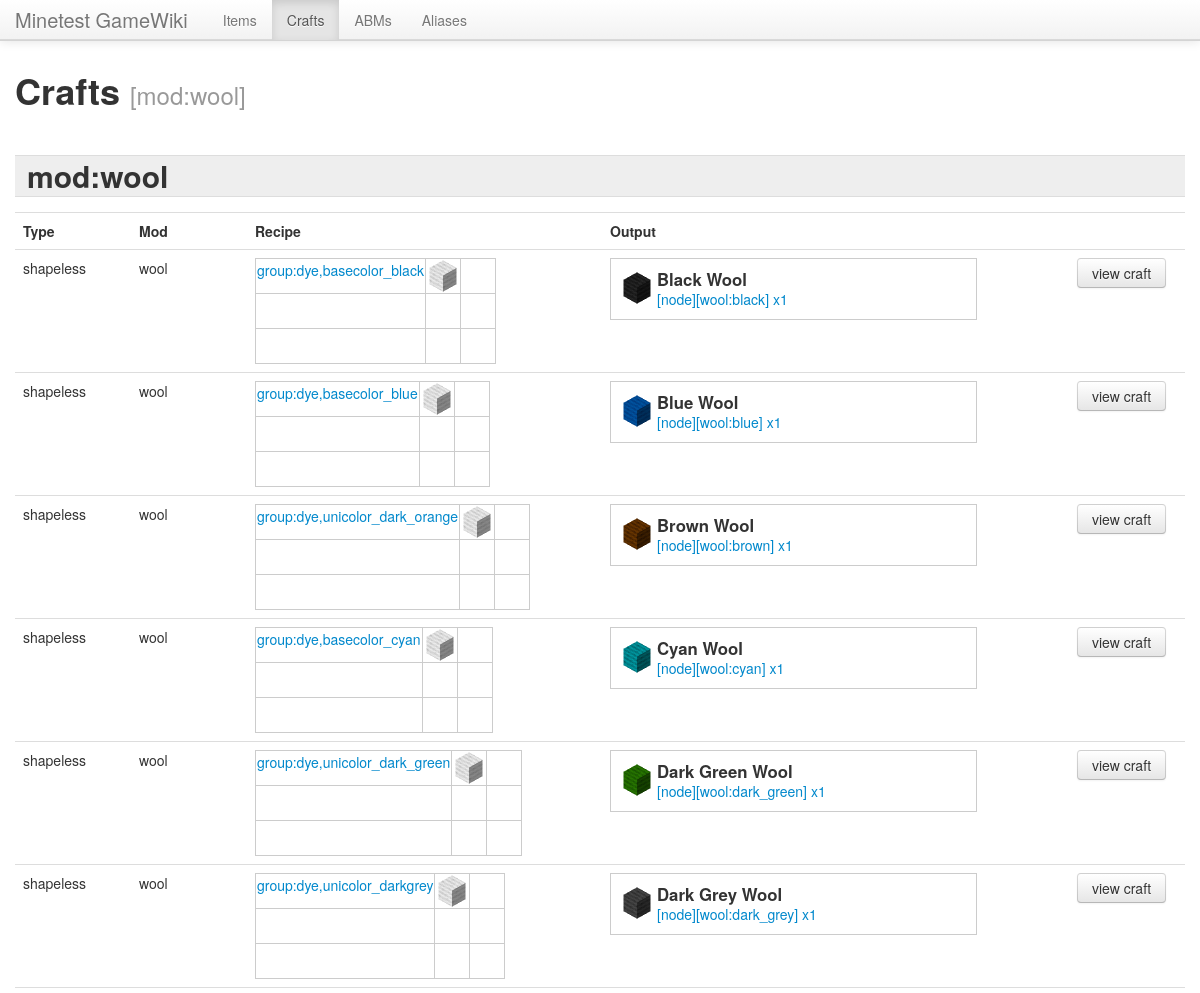
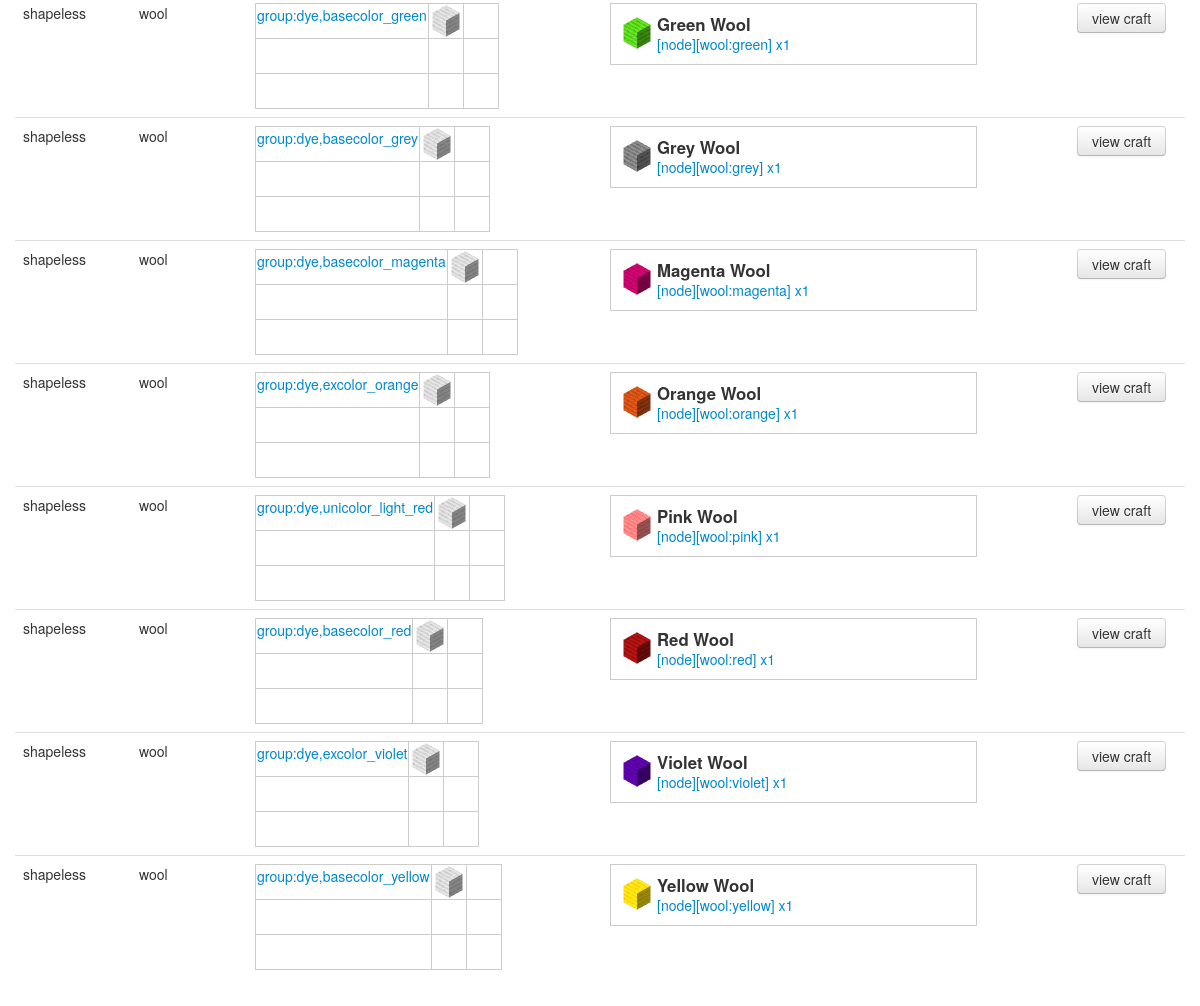
The page /crafts.php?mod=wool on the database its author committed (2 pictures, top to bottom).
### tables this page shows
CREATE TABLE "craft" ("id" INTEGER PRIMARY KEY, "mod" TEXT, "data" TEXT, "type" TEXT, "output" TEXT, "quantity" INTEGER);

CREATE TABLE "item" ("id" INTEGER PRIMARY KEY, "mod" TEXT, "data" TEXT, "type" TEXT, "name" TEXT, "description" TEXT, "image" TEXT);

### crafts.php (the view, shortened to what this page needs)
<?php require('globals.php'); ?>
<!DOCTYPE html>
<html lang="en">
<head>
    <?php echo head_tags(); ?>
</head>
<body>
<?php echo menu(); ?>
<div class="container">
    <?php
    $filters = $filter_sql = $filter_join = '';
    if (isset($_GET['mod'])) {
        $filters .= '[mod:' . $_GET['mod'] . ']';
        $filter_sql .= 'AND mod="' . SQLite3::escapeString($_GET['mod']) . '" ';
    }
	?>
    <h1>Crafts
		<small><?php echo $filters; ?></small>
	</h1>
    <?php
    $mods = get_mods();
    foreach ($mods as $mod) {
        $output_mod = false;
        echo '<h2>mod:' . ($mod ? $mod : 'no-mod') . '</h2>';
        $q = $GLOBALS['db']->query('SELECT id, mod, type, data, output, quantity FROM "craft" ' . $filter_join . ' WHERE mod="' . $mod . '" ' . $filter_sql . ' ORDER BY output');
        echo '<table class="table">';
        echo '<tr>';
        echo '<th width="100">Type</th>';
        echo '<th width="100">Mod</th>';
        echo '<th>Recipe</th>';
        echo '<th>Output</th>';
        echo '<th width="100">&nbsp;</th>';
        echo '</tr>';
        while ($row = $q->fetchArray()) {
			$output_mod = true;
			$data = json_decode($row['data']);
            echo '<tr>';
            echo '<td>' . $row['type'] . '</td>';
            echo '<td>' . $row['mod'] . '</td>';
            echo '<td>' . (isset($data->options->recipe) ? craft_recipe($data->options->recipe, $row['type'], true) : $row['type']) . '</td>';
            echo '<td>' . ($row['output'] ? item($row['output'], $row['quantity']) : 'no output') . '</td>';
            echo '<td><a href="craft.php?id=' . $row['id'] . '" class="btn">view craft</a></td>';
            echo '</tr>';
        }
        echo '</table>';
        $contents = ob_get_clean();
        if ($output_mod) echo $contents;
    }
    ?>
</div>
<div id="footer"></div>
</body>
</html>

### globals.php (shortened to what this page needs)
<?php
function item_image($item, $options = array())
{
    $file = false;
    if (!$file && !empty($item['name'])) {
        $file = 'itemcubes/' . str_replace(':', '-', $item['name']) . '.png';
    }
    if ($file) {
        $width = $height = '';
        if (empty($options['fullsize'])) {
            $width = 'width="' . (!empty($options['width']) ? $options['width'] : '32px') . '" ';
            $height = 'height="' . (!empty($options['height']) ? $options['height'] : '32px') . '" ';
        }
        $class = !empty($options['class']) ? 'class="' . $options['class'] . ' "' : '';
        return '<img src="' . $file . '" ' . $width . $height . $class . '/>';
    }
    return false;
}
function item($name, $quantity = null, $small = false)
{
    $output = '';
    $name = SQLite3::escapeString(item_name($name));
    $alias = $GLOBALS['db']->querySingle('SELECT itemname FROM alias WHERE name="' . $name . '"');
    $q = $GLOBALS['db']->query('SELECT id, data, type, name, image, description FROM item WHERE name="' . $name . '"');
    if ($item = $q->fetchArray()) {
		$attr = 'class="item"';
		if ($small) {
			$attr = 'rel="tooltip" title="' . $item['description'] . ' [' . $item['type'] . '][' . $item['name'] . ']' . ($quantity ? ' x' . $quantity : '') .'"';
		}
        $output .= '<a href="item.php?name=' . $item['name'] . '" ' . $attr . '>';
        $output .= '<span class="image">' . item_image($item) . '</span>';
        if (!$small) {
            $output .= '<span class="description">' . $item['description'] . '&nbsp;</span>';
            $output .= '<span class="name">[' . $item['type'] . '][' . $item['name'] . ']' . ($quantity ? ' x' . $quantity : '') . '</span>';
        }
        $output .= '</a>';
    }
    elseif (substr($name, 0, 6) == 'group:') {
        $output .= '<a href="items.php?group=' . substr($name, 6) . '">' . $name . '</a>';
    }
    else {
        $output .= $name . ' (missing item)';
    }
    return $output;
}
function head_tags()
{
    ?>
<link href="bootstrap/css/bootstrap.css" rel="stylesheet">
<link href="bootstrap/css/bootstrap-responsive.css" rel="stylesheet">
<?php
    return ob_get_clean();
}
function menu()
{
    $page = basename($_SERVER['SCRIPT_NAME']);
    ?>
<div class="navbar navbar-fixed-top">
    <div class="navbar-inner">
        <div class="container">
            <a class="brand" href="./"><?php echo $GLOBALS['name']; ?></a>
            <div class="nav-collapse">
                <ul class="nav">
                    <li <?php echo in_array($page, array('items.php', 'item.php')) ? 'class="active"' : '' ?>>
                        <a href="items.php">Items</a></li>
                    <li <?php echo in_array($page, array('crafts.php', 'craft.php')) ? 'class="active"' : '' ?>>
                        <a href="crafts.php">Crafts</a></li>
                    <li <?php echo in_array($page, array('abms.php', 'abm.php')) ? 'class="active"' : '' ?>>
                        <a href="abms.php">ABMs</a></li>
                    <li <?php echo in_array($page, array('aliases.php')) ? 'class="active"' : '' ?>>
                        <a href="aliases.php">Aliases</a></li>
                </ul>
            </div>
        </div>
    </div>
</div>
<?php
    return ob_get_clean();
}
function item_name($name)
{
    $name = str_ireplace(array('tool ', 'node ', 'craft ', 'toolitem ', 'nodeitem ', 'craftitem ', '"'), '', $name);
    $name = explode(' ', $name);
    $name = $name[0];
    return $name;
}
function craft_recipe($recipe, $type, $small = false)
{
    $class = $small ? 'crafting-small' : 'crafting';
    $output = '<table class="' . $class . '">';
    if (in_array($type, array('fuel', 'cooking'))) {
        $output .= '<tr>';
        $output .= '<td>' . ($type == 'cooking' ? item($recipe, null, $small) : '') . '</td>';
        $output .= '</tr>';
        $output .= '<tr>';
        $output .= '<td>' . ($type == 'fuel' ? item('default:furnace', null, $small) : item('default:furnace_active', null, $small)) . '</td>';
        $output .= '</tr>';
        $output .= '<tr>';
        $output .= '<td>' . ($type == 'fuel' ? item($recipe, null, $small) : '') . '</td>';
        $output .= '</tr>';
    }
    else {
        if (is_array($recipe)) {
            if (is_array($recipe[0])) {
                $output .= '<tr>';
                $output .= '<td>' . (isset($recipe[0][0]) ? item($recipe[0][0], null, $small) : '') . '</td>';
                $output .= '<td>' . (isset($recipe[0][1]) ? item($recipe[0][1], null, $small) : '') . '</td>';
                $output .= '<td>' . (isset($recipe[0][2]) ? item($recipe[0][2], null, $small) : '') . '</td>';
                $output .= '</tr>';
                $output .= '<tr>';
                $output .= '<td>' . (isset($recipe[1][0]) ? item($recipe[1][0], null, $small) : '') . '</td>';
                $output .= '<td>' . (isset($recipe[1][1]) ? item($recipe[1][1], null, $small) : '') . '</td>';
                $output .= '<td>' . (isset($recipe[1][2]) ? item($recipe[1][2], null, $small) : '') . '</td>';
                $output .= '</tr>';
                $output .= '<tr>';
                $output .= '<td>' . (isset($recipe[2][0]) ? item($recipe[2][0], null, $small) : '') . '</td>';
                $output .= '<td>' . (isset($recipe[2][1]) ? item($recipe[2][1], null, $small) : '') . '</td>';
                $output .= '<td>' . (isset($recipe[2][2]) ? item($recipe[2][2], null, $small) : '') . '</td>';
                $output .= '</tr>';
            }
            else {
                $output .= '<tr>';
                $output .= '<td>' . (isset($recipe[0]) ? item($recipe[0], null, $small) : '') . '</td>';
                $output .= '<td>' . (isset($recipe[1]) ? item($recipe[1], null, $small) : '') . '</td>';
                $output .= '<td>' . (isset($recipe[2]) ? item($recipe[2], null, $small) : '') . '</td>';
                $output .= '</tr>';
                $output .= '<tr>';
                $output .= '<td>' . (isset($recipe[3]) ? item($recipe[3], null, $small) : '') . '</td>';
                $output .= '<td>' . (isset($recipe[4]) ? item($recipe[4], null, $small) : '') . '</td>';
                $output .= '<td>' . (isset($recipe[5]) ? item($recipe[5], null, $small) : '') . '</td>';
                $output .= '</tr>';
                $output .= '<tr>';
                $output .= '<td>' . (isset($recipe[6]) ? item($recipe[6], null, $small) : '') . '</td>';
                $output .= '<td>' . (isset($recipe[7]) ? item($recipe[7], null, $small) : '') . '</td>';
                $output .= '<td>' . (isset($recipe[8]) ? item($recipe[8], null, $small) : '') . '</td>';
                $output .= '</tr>';
            }
        }
    }
    $output .= '</table>';
    return $output;
}
function get_mods()
{
	$mods = array();
	$q = $GLOBALS['db']->query('SELECT mod FROM "item" WHERE mod!="unknown" AND mod!="__builtin" AND mod!="" GROUP BY mod ORDER BY mod');
	while ($row = $q->fetchArray()) {
		$mods[] = $row['mod'];
	}
	return $mods;
}
?>

### globals.php (style rules this page uses)
body { padding-top: 60px; }
h2 { border: 1px solid #ddd; border-width: 1px 0; margin: 1.5em 0 0.5em 0; padding: 0 0.4em; background: #eee; }
a.item { display: block; border: 1px solid #ccc; width: 345px; padding: 10px; background: #FFF; }
a.item .image { float: left; margin: 3px 4px 0 0; }
a.item .description { font-size: 120%; font-weight: bold; color: #333; display: block; }
table.crafting-small td { border: 1px solid #ccc; margin: 1px; padding: 1px; width: 32px; height: 32px; }
#footer { clear: both; height: 50px; }

### rows shown on the page
craft: type "shapeless", mod "wool", name "group:dye,basecolor_black", shows a picture, item.description "Black Wool", item.type "node", item.name "wool:black", quantity "1"
craft: type "shapeless", mod "wool", name "group:dye,basecolor_blue", shows a picture, item.description "Blue Wool", item.type "node", item.name "wool:blue", quantity "1"
craft: type "shapeless", mod "wool", name "group:dye,unicolor_dark_orange", shows a picture, item.description "Brown Wool", item.type "node", item.name "wool:brown", quantity "1"
craft: type "shapeless", mod "wool", name "group:dye,basecolor_cyan", shows a picture, item.description "Cyan Wool", item.type "node", item.name "wool:cyan", quantity "1"
craft: type "shapeless", mod "wool", name "group:dye,unicolor_dark_green", shows a picture, item.description "Dark Green Wool", item.type "node", item.name "wool:dark_green", quantity "1"
craft: type "shapeless", mod "wool", name "group:dye,unicolor_darkgrey", shows a picture, item.description "Dark Grey Wool", item.type "node", item.name "wool:dark_grey", quantity "1"
craft: type "shapeless", mod "wool", name "group:dye,basecolor_green", shows a picture, item.description "Green Wool", item.type "node", item.name "wool:green", quantity "1"
craft: type "shapeless", mod "wool", name "group:dye,basecolor_grey", shows a picture, item.description "Grey Wool", item.type "node", item.name "wool:grey", quantity "1"
craft: type "shapeless", mod "wool", name "group:dye,basecolor_magenta", shows a picture, item.description "Magenta Wool", item.type "node", item.name "wool:magenta", quantity "1"
craft: type "shapeless", mod "wool", name "group:dye,excolor_orange", shows a picture, item.description "Orange Wool", item.type "node", item.name "wool:orange", quantity "1"
craft: type "shapeless", mod "wool", name "group:dye,unicolor_light_red", shows a picture, item.description "Pink Wool", item.type "node", item.name "wool:pink", quantity "1"
craft: type "shapeless", mod "wool", name "group:dye,basecolor_red", shows a picture, item.description "Red Wool", item.type "node", item.name "wool:red", quantity "1"
craft: type "shapeless", mod "wool", name "group:dye,excolor_violet", shows a picture, item.description "Violet Wool", item.type "node", item.name "wool:violet", quantity "1"
craft: type "shapeless", mod "wool", name "group:dye,basecolor_yellow", shows a picture, item.description "Yellow Wool", item.type "node", item.name "wool:yellow", quantity "1"

### other values the page prints
$GLOBALS['name'] "Minetest GameWiki"
$filters "[mod:wool]"
$mod "wool"
